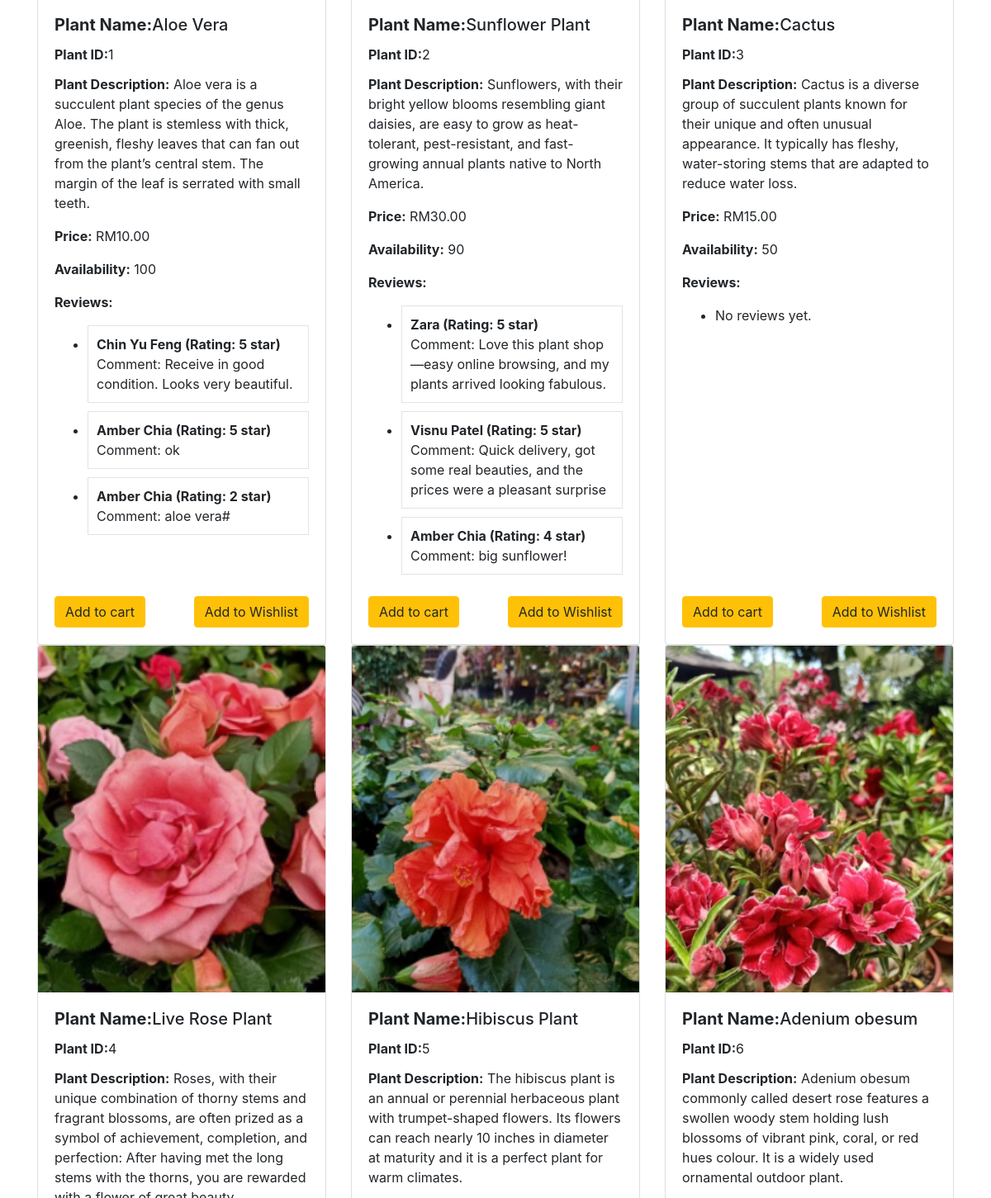
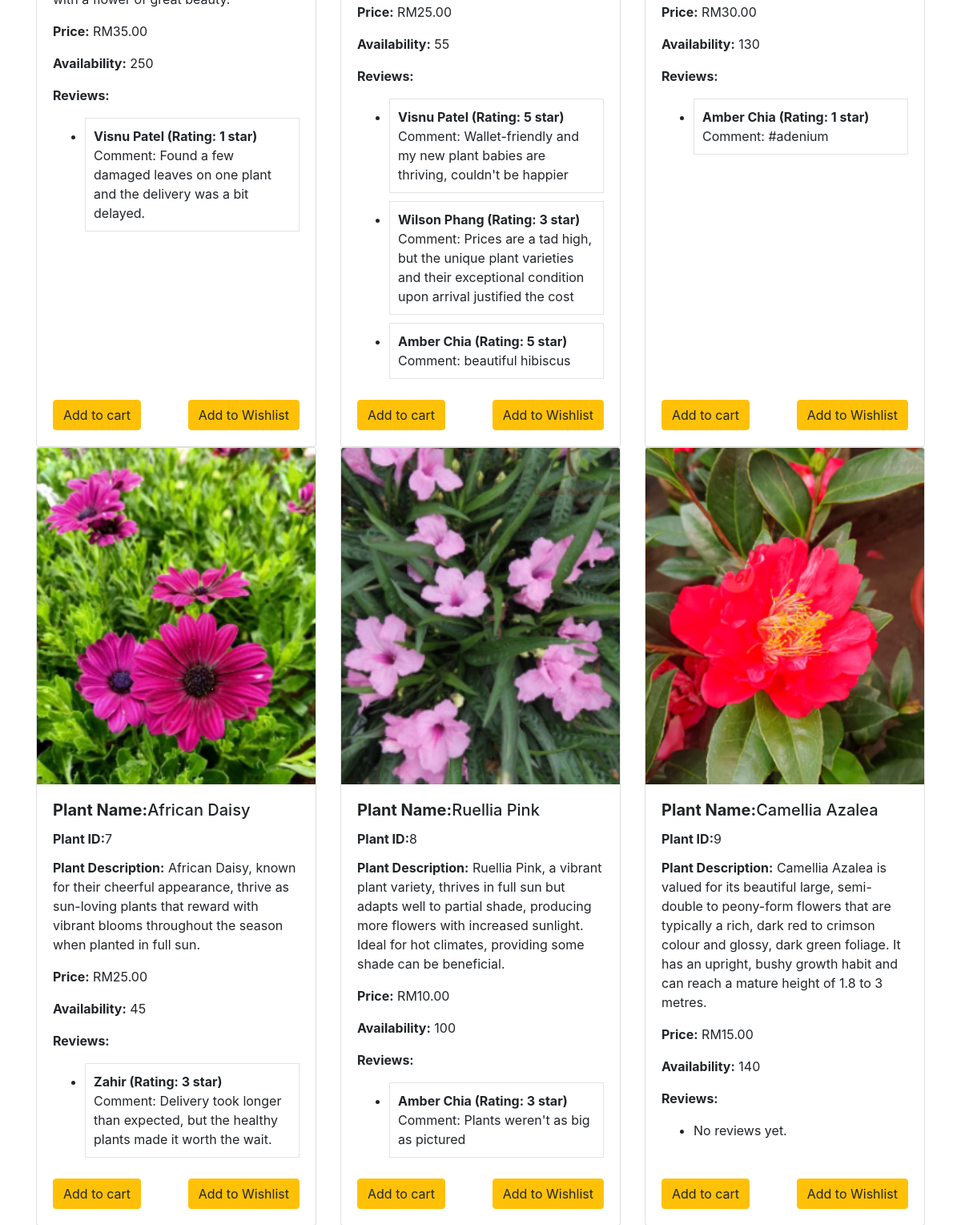
Before: /customer_dashboard/ (middle part) with the older database file (2 pictures, top to bottom).
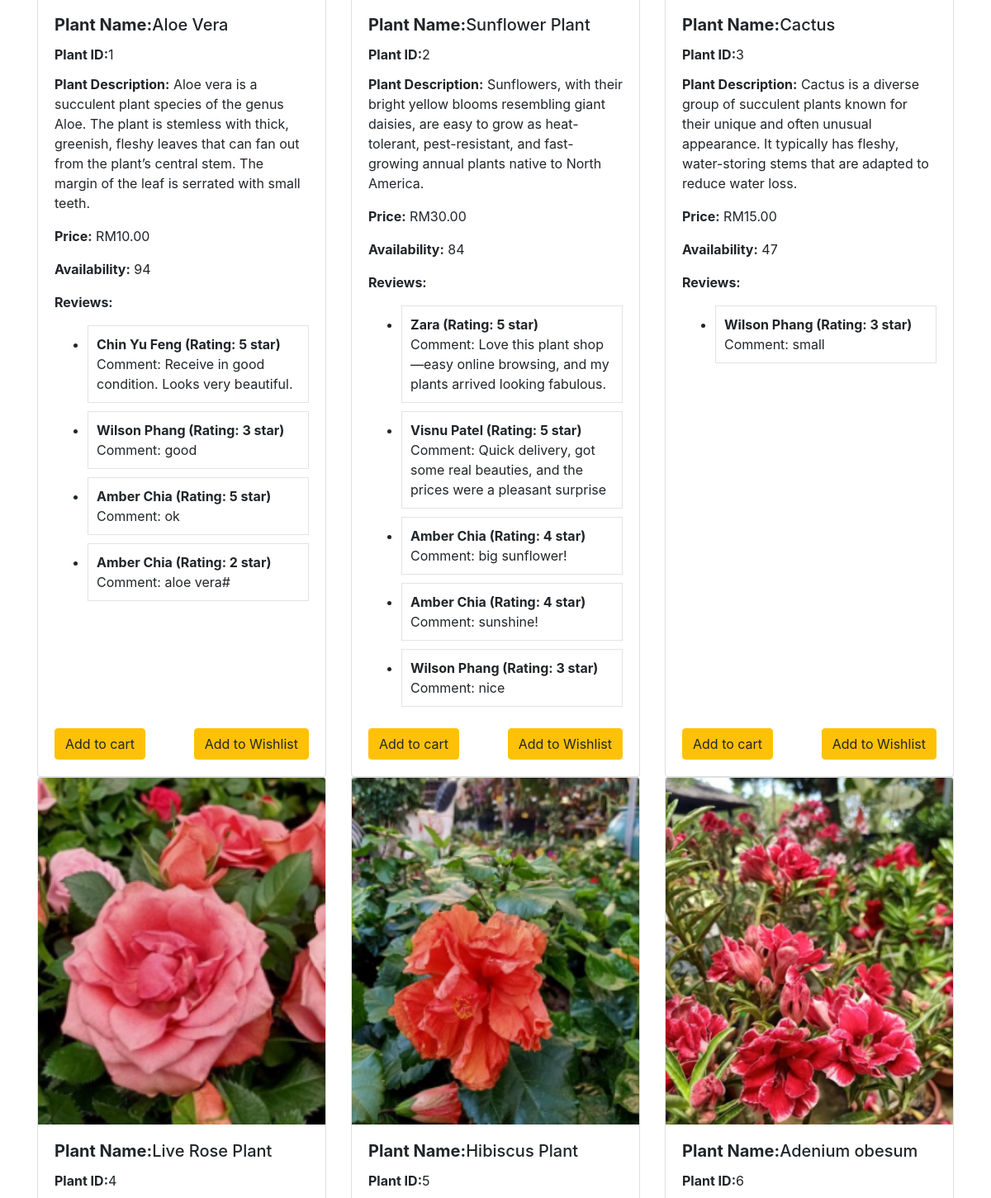
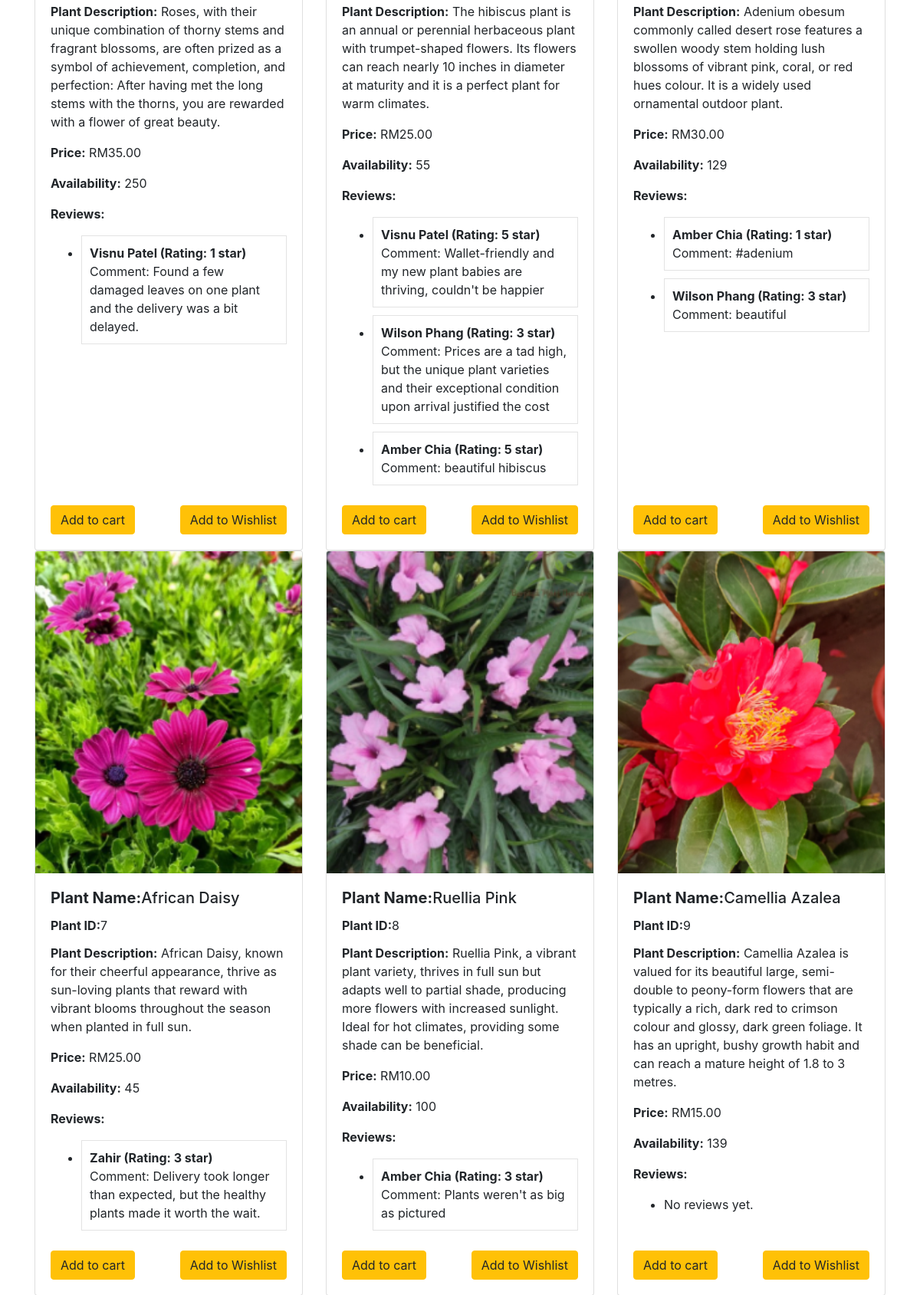
After: the same page with the newer database file (2 pictures, top to bottom).
### app/models.py (models this page shows, shortened)
class Plant(models.Model):
    plant_name = models.CharField(max_length=80)
    plant_image = models.ImageField(upload_to='plant/')
    plant_description = models.CharField(max_length=500)
    plant_price = models.DecimalField(max_digits=5, decimal_places=2)
    plant_availability = models.PositiveIntegerField(validators=[MinValueValidator(1), MaxValueValidator(999)])

class Review(models.Model):
    order_item = models.ForeignKey(OrderItem, on_delete=models.CASCADE, related_name='reviews')
    rating = models.IntegerField(validators=[MinValueValidator(1), MaxValueValidator(5)])
    comment = models.TextField(max_length=500)

class OrderItem(models.Model):
    order = models.ForeignKey(Order, on_delete=models.CASCADE, related_name='order_items')
    plant = models.ForeignKey(Plant, on_delete=models.CASCADE, related_name='order_items')
    plant_quantity = models.PositiveIntegerField(validators=[MinValueValidator(1), MaxValueValidator(50)])
    order_item_price = models.DecimalField(max_digits=5, decimal_places=2)
    to_review = models.BooleanField(default=True)

class Order(models.Model):
    customer = models.ForeignKey(Customer, on_delete=models.CASCADE, related_name='orders')
    payment = models.ForeignKey(Payment, on_delete=models.CASCADE, related_name='orders')
    delman = models.ForeignKey(DeliveryMan, on_delete=models.CASCADE, related_name='orders', null=True, blank=True)
    order_status = models.CharField(max_length=30)

class Customer(models.Model):
    user = models.OneToOneField(User, on_delete=models.CASCADE, primary_key=True, related_name='customer_profile')
    customer_name = models.CharField(max_length=80, default='Unknown')
    customer_address = models.CharField(max_length=200)
    customer_state = models.CharField(max_length=30)
    customer_ic = models.CharField(max_length=30, unique=True)
    customer_phone_number = models.BigIntegerField()

### app/views.py (the view)
# urls.py: path('customer_dashboard/', views.customer_dashboard, name='customer_dashboard'),
def customer_dashboard(request):
    plant_objects = Plant.objects.all()
    for plant in plant_objects:
        plant.reviews = Review.objects.filter(order_item__plant=plant)
    item_name = request.GET.get('item_name')
    if item_name:
        plant_objects = plant_objects.filter(plant_name__icontains=item_name)
        if not plant_objects:
            message = "No matching plants found."
            return render(request, 'customer_dashboard.html', {'message': message})
    return render(request, 'customer_dashboard.html', {'plant_objects': plant_objects})

### app/templates/customer_dashboard.html (shortened to what this page needs)
<!DOCTYPE html>
<html lang="en">
<head>
    <link href="https://stackpath.bootstrapcdn.com/bootstrap/4.5.2/css/bootstrap.min.css" rel="stylesheet">
</head>
<body>
    <div class="container">
        <div class="row row-cols-1 row-cols-md-3 g-4">
            {% if plant_objects %}
            {% for plant in plant_objects %}
            <div class="col">
                <div class="card h-100">
                    <img src="{{ plant.plant_image.url }}" class="card-img-top" alt="{{ plant.plant_name }}">
                    <div class="card-body d-flex flex-column">
                        <h5 class="card-title"><strong>Plant Name:</strong>{{ plant.plant_name }}</h5>
                        <p class="card-title"><strong>Plant ID:</strong>{{ plant.id }}</p>
                        <p class="card-text"><strong>Plant Description:</strong> {{ plant.plant_description }}</p>
                        <p class="card-text"><strong>Price:</strong> RM{{ plant.plant_price }}</p>
                        <p class="card-text"><strong>Availability:</strong> {{ plant.plant_availability }}</p>
                        <p class="card-text"><strong>Reviews:</strong></p>
                        <ul>
                            {% for review in plant.reviews %}
                            <li class="review">
                                <strong>{{ review.order_item.order.customer.customer_name }} (Rating: {{ review.rating }} star)</strong><br>
                                Comment: {{ review.comment }}<br>
                            </li>
                            {% empty %}
                            <li class="no-reviews">No reviews yet.</li>
                            {% endfor %}
                        </ul>
                        <div class="mt-auto">
                            <div class="mt-auto d-flex justify-content-between align-items-center">
                                <form action="{% url 'add_to_cart' plant.id %}" method="post" class="d-inline">
                                    <button type="submit" class="btn btn-warning">Add to cart</button>
                                </form>
                                <a href="{% url 'add_to_wishlist' plant.id %}" class="btn btn-warning">Add to Wishlist</a>
                            </div>
                        </div>
                    </div>
                </div>
            </div>
            {% endfor %}
            {% else %}
            <div class="col-md-12">
                <div class="alert alert-warning" role="alert">
                    No plants match the entered criteria.
                </div>
            </div>
            {% endif %}
        </div>
    </div>
</body>
</html>

Changed rows visible on the page:
changed Plant "Aloe Vera": plant_availability "100" → "94"
added Review: order_item.order.customer.customer_name "Wilson Phang", rating "3", comment "good", shown under Plant "Aloe Vera"
changed Plant "Sunflower Plant": plant_availability "90" → "84"
added Review: order_item.order.customer.customer_name "Amber Chia", rating "4", comment "sunshine!", shown under Plant "Sunflower Plant"
added Review: order_item.order.customer.customer_name "Wilson Phang", rating "3", comment "nice", shown under Plant "Sunflower Plant"
changed Plant "Cactus": plant_availability "50" → "47"; no longer shows "No reviews yet."
added Review: order_item.order.customer.customer_name "Wilson Phang", rating "3", comment "small", shown under Plant "Cactus"
changed Plant "Adenium obesum": plant_availability "130" → "129"
added Review: order_item.order.customer.customer_name "Wilson Phang", rating "3", comment "beautiful", shown under Plant "Adenium obesum"
changed Plant "Camellia Azalea": plant_availability "140" → "139"
